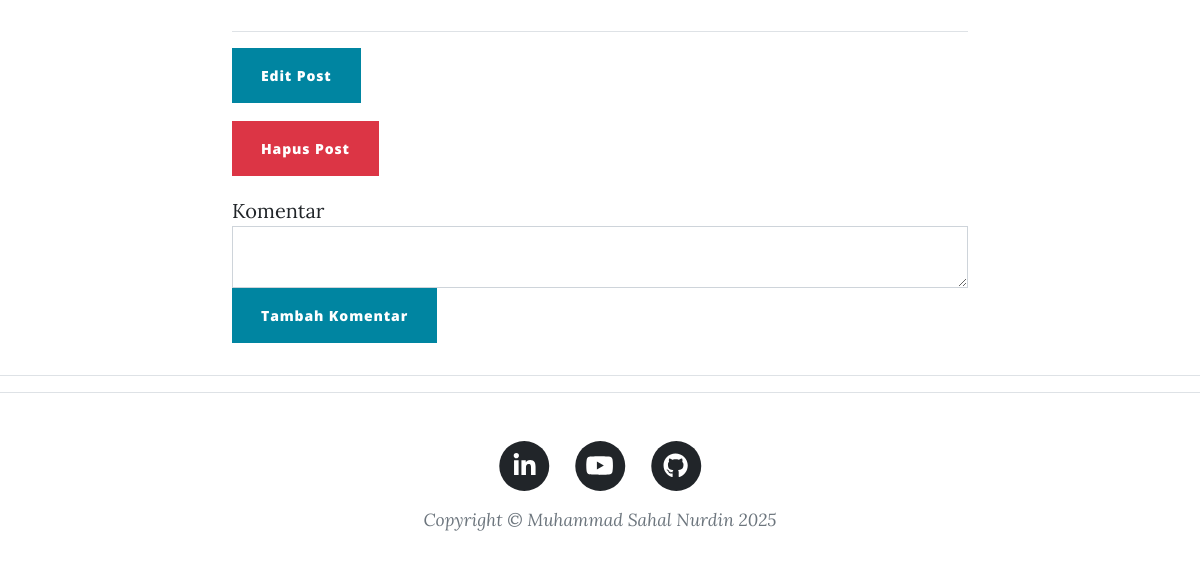
Page /post/1 (signed in, lower part) on the earlier database version.
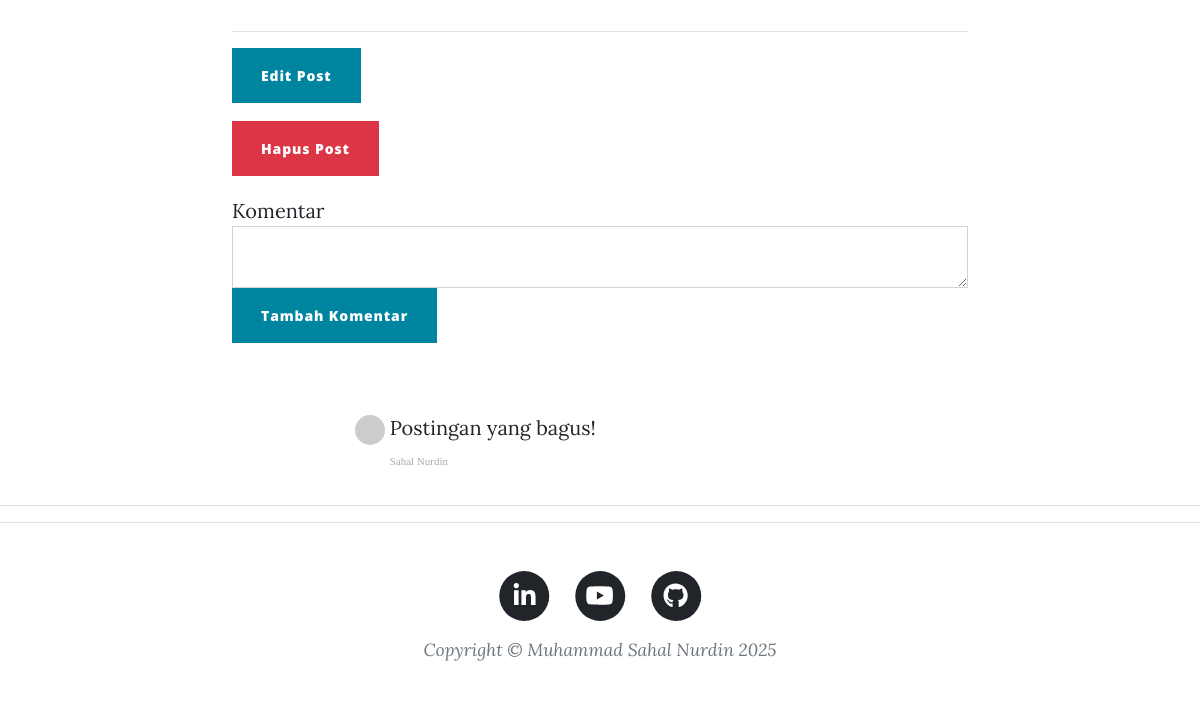
Same page on the later database version.
### tables.py (models this page shows)
class Comment(db.Model):
    __tablename__ = "comments"
    id = db.Column(db.Integer, primary_key=True)
    text = db.Column(db.Text, nullable=False)
    author = relationship("User", back_populates="comments")
    author_id = db.Column(db.Integer, db.ForeignKey("users.id"))
    post = relationship("BlogPost", back_populates="comments")
    post_id = db.Column(db.Integer, db.ForeignKey("blog_posts.id"))

class User(UserMixin, db.Model):
    __tablename__ = "users"
    id = db.Column(db.Integer, primary_key=True)
    email = db.Column(db.String(100), unique=True)
    password = db.Column(db.String(100))
    name = db.Column(db.String(1000))
    posts = relationship("BlogPost", back_populates="author")
    comments = relationship("Comment", back_populates="author")
    is_verified = db.Column(db.Boolean, nullable=False, default=False)

### app.py (the view, shortened to what this page needs)
@app.route("/post/<int:post_id>", methods=["GET", "POST"])
def show_post(post_id):
    all_comments = db.session.query(Comment).all()[::-1]
    requested_post = BlogPost.query.get(post_id)
    form = CommentForm()
    return render_template(
        "post.html", post=requested_post, form=form, all_comments=all_comments
    )

### forms.py
class CommentForm(FlaskForm):
    body = CKEditorField("Komentar", validators=[DataRequired()])
    submit = SubmitField("Tambah Komentar")

### app.py (called while the page is built)
@login_manager.user_loader
def load_user(id):
    return User.query.get(id)

@app.context_processor
def get_year():
    return dict(year=date.today().year)

### templates/post.html (shortened to what this page needs)
{% extends 'base.html' %}
{% block content %}
<article>
    <div class="container">
        <div class="row">
            <div class="col-lg-8 col-md-10 mx-auto">
                <hr>
                {% if current_user.id == 1 %}
                <div class="clearfix mb-2">
                    <a class="btn btn-primary float-right" href="{{url_for('edit_post', post_id=post.id)}}"
                        style="margin-bottom: 10px;">Edit Post</a>
                </div>
                {% endif %}
                {% if current_user.is_authenticated and current_user.id == 1 %}
                <a href="{{ url_for('delete_post', post_id=post.id) }}" class="btn btn-danger"
                    onclick="return confirm('Yakin ingin menghapus post ini?')" style="margin-bottom: 20px;">Hapus
                    Post</a>
                {% endif %}
                <br>
                {% block form %}
                {{ super() }}
                {% endblock %}
                <div class="col-lg-8 col-md-10 mx-auto comment">
                    <ul class="commentList">
                        {% for comment in all_comments if comment.post == post %}
                        <li>
                            <div class="commenterImage">
                                <img src={{ comment.author.email | gravatar }}>
                            </div>
                            <div class="commentText">
                                <p>{{ comment.text | safe }}</p>
                                <span class="date sub-text">{{ comment.author.name }}</span>
                            </div>
                        </li>
                        {% endfor %}
                    </ul>
                </div>
            </div>
        </div>
    </div>
</article>
<hr>
{% block footer %}{{super()}}{% endblock%}
{% endblock %}

### templates/base.html (shortened to what this page needs)
{% extends 'bootstrap/base.html' %}
{% import 'bootstrap/wtf.html' as wtf %}
{% block form %}
{{ wtf.quick_form(form, novalidate=True, button_map={"submit": "primary"}) }}
{% endblock %}
{% block head %}
<link rel="stylesheet" href="//cdnjs.cloudflare.com/ajax/libs/highlight.js/11.7.0/styles/default.min.css">
<link href="{{url_for('static', filename='/css/styles.css')}}" rel="stylesheet" />
{% endblock %}
{% block footer %}
<footer class="border-top">
    <div class="container px-4 px-lg-5">
        <div class="row gx-4 gx-lg-5 justify-content-center">
            <div class="col-md-10 col-lg-8 col-xl-7">
                <ul class="list-inline text-center">
                    <li class="list-inline-item foot-icon">
                        <a href="https://www.linkedin.com/in/muhammadsahalnurdin/" target="_blank">
                            <span class="fa-stack fa-lg foot-icon">
                                <i class="fas fa-circle fa-stack-2x"></i>
                                <i class="fab fa-linkedin-in fa-stack-1x fa-inverse"></i>
                            </span>
                        </a>
                    </li>
                    <li class="list-inline-item">
                        <a href="https://www.youtube.com/@sahaln18" target="_blank">
                            <span class="fa-stack fa-lg foot-icon">
                                <i class="fas fa-circle fa-stack-2x"></i>
                                <i class="fab fa-youtube fa-stack-1x fa-inverse"></i>
                            </span>
                        </a>
                    </li>
                    <li class="list-inline-item">
                        <a href="https://github.com/SahalN" target="_blank">
                            <span class="fa-stack fa-lg foot-icon">
                                <i class="fas fa-circle fa-stack-2x"></i>
                                <i class="fab fa-github fa-stack-1x fa-inverse"></i>
                            </span>
                        </a>
                    </li>
                </ul>
                <div class="small text-center text-muted fst-italic">Copyright &copy; Muhammad Sahal Nurdin {{ year}}
                </div>
            </div>
        </div>
    </div>
</footer>
{% endblock %}

Differences in the rows shown:
added Comment: text "Postingan yang bagus!", author.name "Sahal Nurdin"
